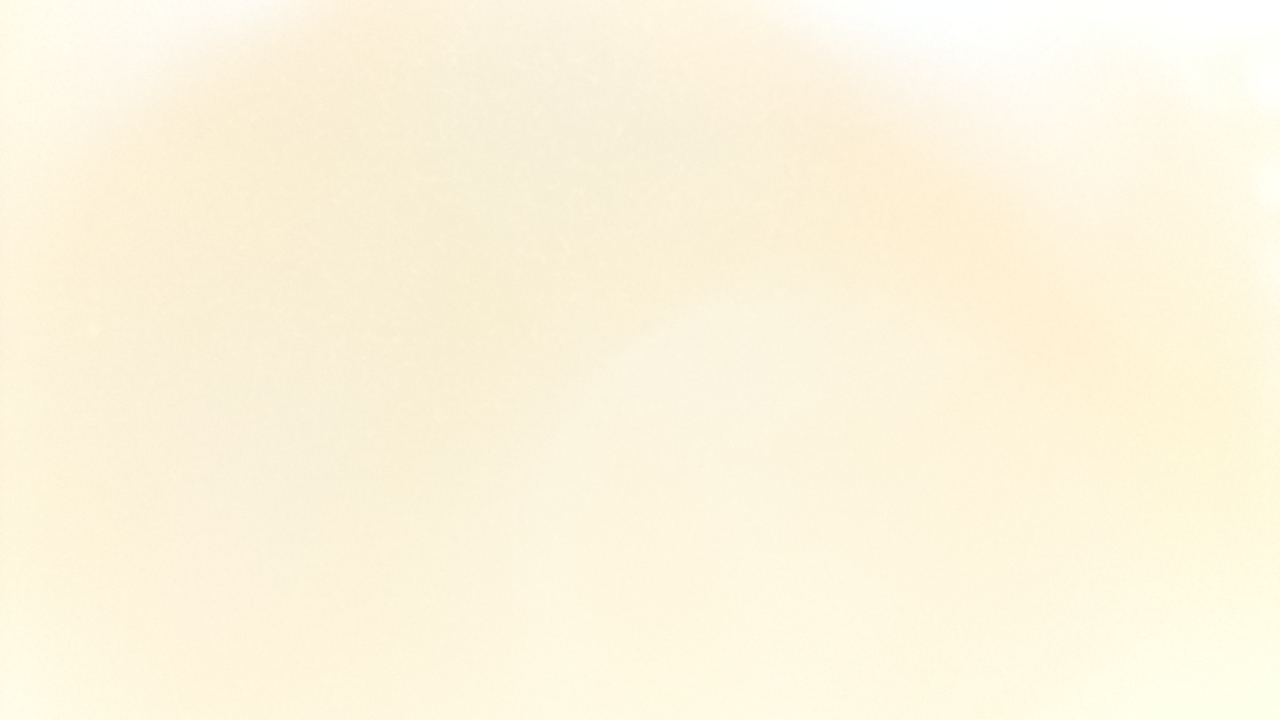
#> input picture data/10.0%/Exp6secISO400.jpeg, 1280 x 720 px, found by its file name; the run also reads 1 picture not shown here
$ jupyter execute --allow-errors Image_Analysis-2.ipynb   (shell and % lines are left out)
#> lines starting #> are read from the running program, lines starting #| are printed output that depends on the picture
# Project-Images
#### *Analyzing images with python*

#### Author: Jose Cesario Pinto
#### Semester: Spring 2020
#### Project area: Agronomy
#### Date: May 6th 2020

# Final project

#### The script will be divided in 5 main steps:

#### 1. Importing images.jpeg;
#### 2. Standardize cropped images for analysis;
#### 3. Getting data from the images;
#### 4. Combining the rgb values in the output;
#### 5. Plotting the relation between oxygen and pixels.

[cell 1]
# Import modules

import numpy as np
import matplotlib.pyplot as plt
import pandas as pd
import cv2
from scipy import stats

## 1. Importing images.jpeg.

[cell 2]
# Creating a Data set for each oxygen percentage

image_10 = cv2.imread("../data/10.0%/Exp6secISO400.jpeg")
#> image_10 is the input picture: shape (720, 1280, 3); mean B, G, R 221.5, 244.6, 252.5
image_15 = cv2.imread("../data/15.7%/Exp3secISO400.jpeg")
image_20 = cv2.imread("../data/20.5%/Exp6secISO100.jpeg")
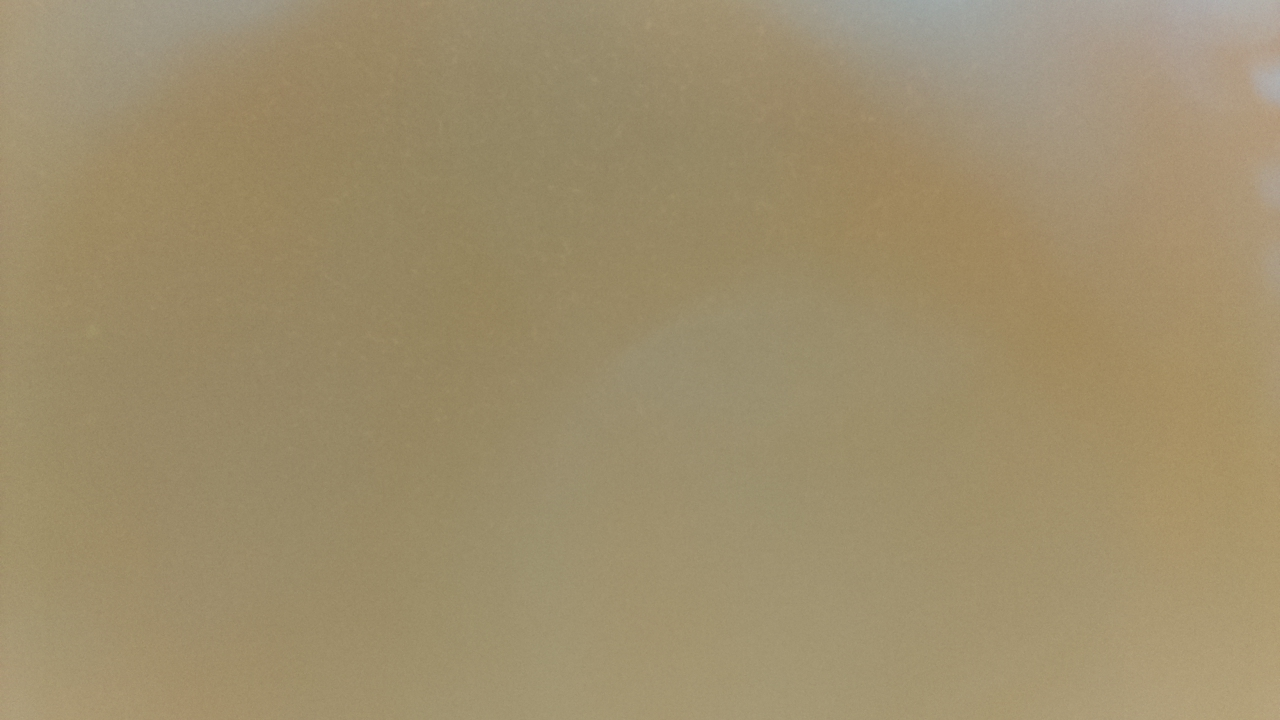
#> input picture data/20.5%/Exp6secISO100.jpeg, 1280 x 720 px, found by its file name
#> image_20 is the input picture: shape (720, 1280, 3); mean B, G, R 108.2, 142.8, 158.7
image_25 = cv2.imread("../data/25.0%/Exp3secISO100.jpeg")
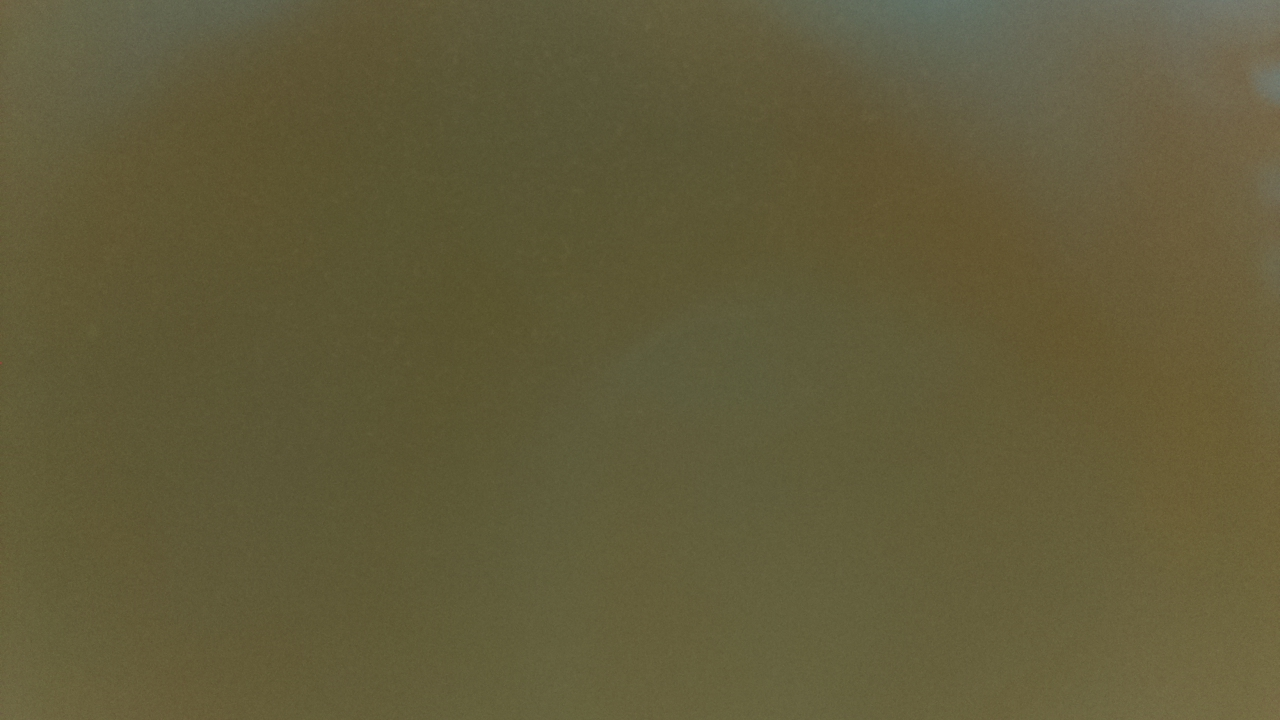
#> input picture data/25.0%/Exp3secISO100.jpeg, 1280 x 720 px, found by its file name
#> image_25 is the input picture: shape (720, 1280, 3); mean B, G, R 58, 91.7, 98.1
image_49 = cv2.imread("../data/49.8%/Exp1secISO100.jpeg")
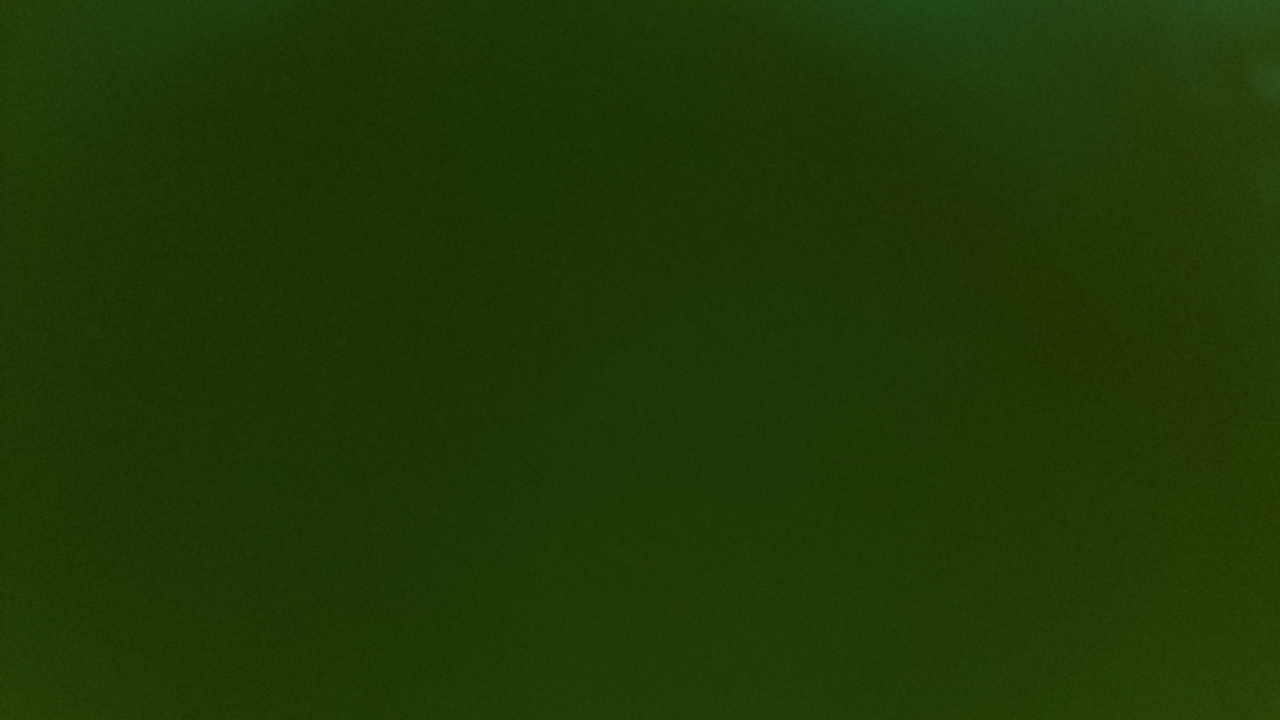
#> input picture data/49.8%/Exp1secISO100.jpeg, 1280 x 720 px, found by its file name
#> image_49 is the input picture: shape (720, 1280, 3); mean B, G, R 5.3, 55.6, 32.2
image_76 = cv2.imread("../data/76.0%/Exp1secISO400.jpeg")
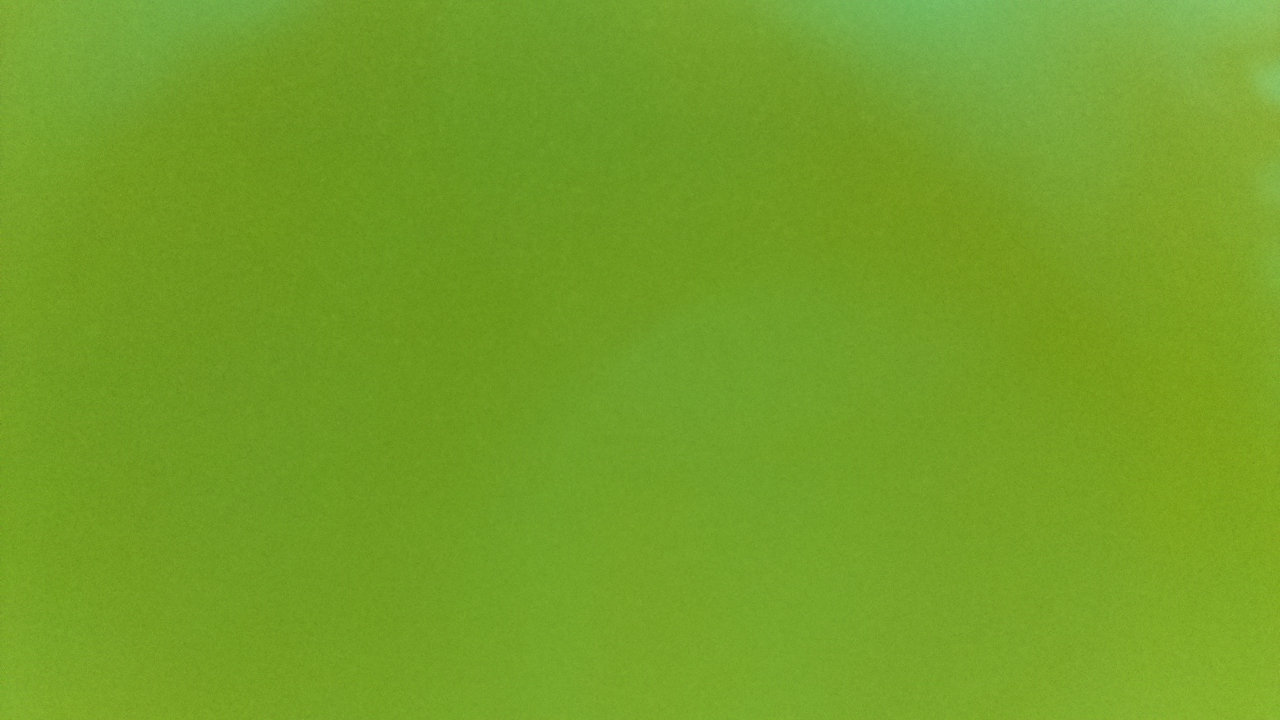
#> input picture data/76.0%/Exp1secISO400.jpeg, 1280 x 720 px, found by its file name
#> image_76 is the input picture: shape (720, 1280, 3); mean B, G, R 38.8, 160.9, 116.7
image_99 = cv2.imread("../data/99.4%/Exp1secISO800.jpeg")
images = [image_10,image_15, image_20, image_25, image_49, image_76, image_99]

[cell 3]
#Checking the images shape/size
print (image_10.shape)
#| (720, 1280, 3)

[cell 4]
# Plotting the image file

plt.imshow(image_10)

## 2. Standardize cropped images for analysis.

[cell 5]
#Cropping Image
#Create a list of all cropped images from the loop

c=[]
#> (the rest of this cell did not finish here and is left out)

## 3. Getting data from the images.

[cell 6]
# Create variable names and oxygen ratios

images_names = ["image_10","image_15","image_20","image_25","image_49","image_76","image_99"]
oxygen_rates = [10, 15, 20, 25, 49, 76, 99]
df_mean=pd.DataFrame(columns = ['images','oxygen_rates','red','green','blue','pixel_intensity'])

#index to get folder name
ind = 0

# For each cropped image, get the images_names, oxygen_rates, and RGB values to store in a data frame
#> (the rest of this cell did not finish here and is left out)

## 4. Combining the rgb values in the output.

[cell 7]
#Create the variable Pixel intensity - Sum of RGB
df_mean["pixel_intensity"]= df_mean[["red", "green", "blue"]].sum(axis='columns')

#Rounding the Data Frame values
df_mean.round(decimals=2)

## 5. Plotting the relation between oxygen and pixels.

[cell 8]
# Plotting histograms to analize the rgb data in single bands
plt.figure(figsize=(12,8))

plt.subplot(1,3,1)
plt.hist(df_mean['red'],color= 'r')
plt.xlabel("Red", size=13) # Adding axis x label for red band and its size
plt.yticks([0.5,1,1.5,2,2.5]) # Adjusting the y axis scale for red band

plt.subplot(1,3,2)
plt.hist(df_mean['green'],color= 'g')
plt.xlabel("Green", size=13) # Adding axis x label for green band and its size
plt.yticks([0.5,1,1.5,2,2.5]) # Adjusting the y axis scale for green band

plt.subplot(1,3,3)
plt.hist(df_mean['blue'],color= 'b')
plt.xlabel("Blue", size=13) # Adding axis x label for blue band and its size
plt.yticks([0.5,1,1.5,2,2.5]) # Adjusting the y axis scale for blue band
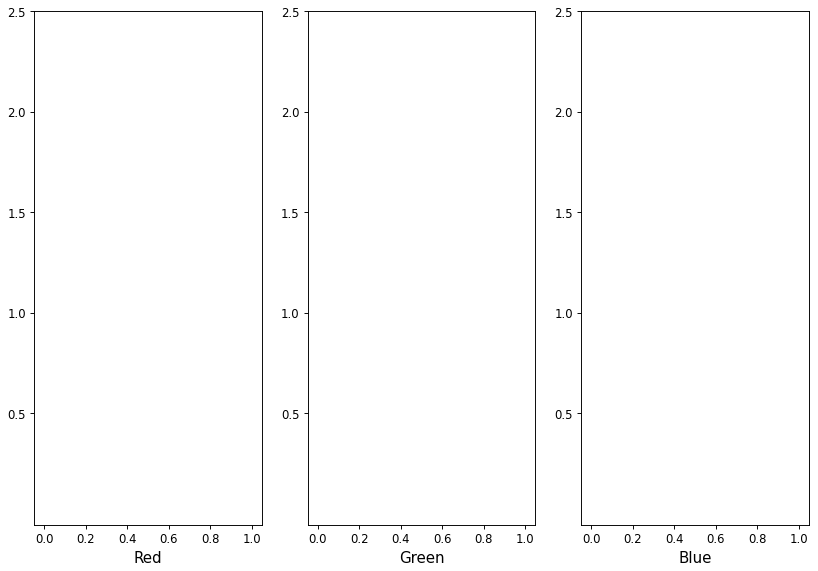
#> figure drawn by matplotlib, 3 panels
